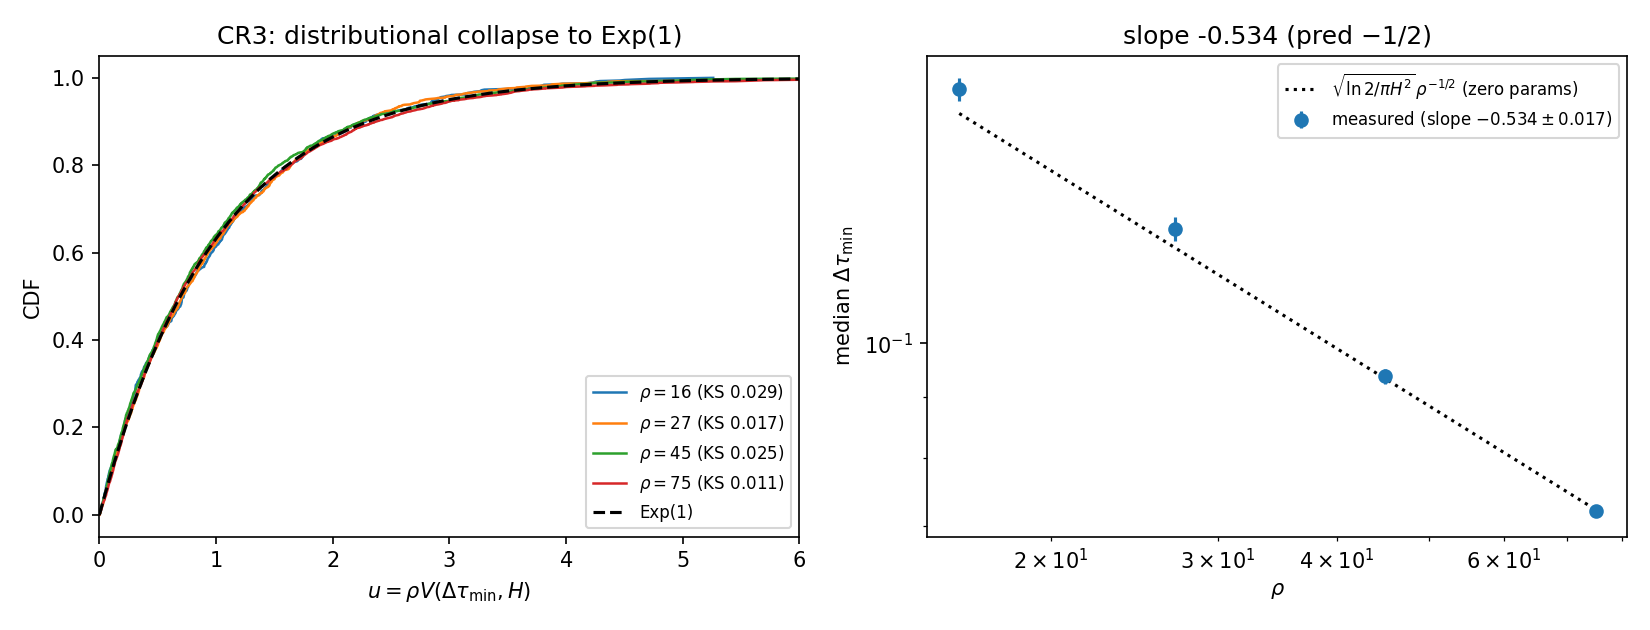

The script that saved this image:
"""CR3 -- the pure constant of the DBI scale X0: extreme-value statistics of
the minimum capped link.

Pre-registered (CROSS_RELATIONS_II.md). X0 = (Dtheta_max/Dtau_min)^2 (C3).
Exact prediction, zero parameters: u = rho * V_cap(Dtau_min, H) is Exp(1)
for every bulk event (Poisson void probability), hence median(u) = ln 2 and,
at leading order, X0 * Dtheta_max^{-2} = 1/Dtau_med^2 = pi rho H^2 / ln 2
(pure constant pi/ln2 ~ 4.532). The exponent is UV (X0 ~ rho, C3 unchanged);
the CONSTANT carries the declared IR regulator H^2 (the sliver hugging the
cone is non-compact; H is frame-dependent and declared -- same status as the
box regulator in LV3).

KILL CRITERIA (pre-registered, from CROSS_RELATIONS_II.md):
  - KS distance between empirical u and Exp(1) > 0.05 at BOTH highest rho; OR
  - median(u)/ln2 outside [0.85, 1.15] at both highest rho; OR
  - exponent q of Dtau_med ~ rho^q with |q + 1/2| > 3 sigma.
Declared caveats: u_i of nearby events weakly correlated (overlapping cones)
-> KS DISTANCE is the criterion, not its p-value; truncation fraction
exp(-rho (pi/3) H^4) must stay < ~1% (rho*(pi/3)H^4 >= 5, satisfied by design).
"""

from __future__ import annotations

import json
from datetime import datetime, timezone
from pathlib import Path

import matplotlib

matplotlib.use("Agg")
import matplotlib.pyplot as plt
import numpy as np

import crii_core as core

HERE = Path(__file__).resolve().parent
LN2 = float(np.log(2.0))
PURE_CONST_PRED = float(np.pi / np.log(2.0))   # pi/ln2 ~ 4.5324


def ks_distance_exp1(u):
    """KS distance between sorted sample u and Exp(1) CDF (distance, not p)."""
    u = np.sort(np.asarray(u))
    n = len(u)
    cdf = 1.0 - np.exp(-u)
    ecdf_hi = np.arange(1, n + 1) / n
    ecdf_lo = np.arange(0, n) / n
    return float(max(np.max(ecdf_hi - cdf), np.max(cdf - ecdf_lo)))


def main():
    rows = []
    per_seed_medians = np.zeros((core.N_SEEDS, len(core.RHOS)))
    pooled_u = {}
    for k, rho in enumerate(core.RHOS):
        u_all, taus_all, n_trunc, n_tot = [], [], 0, 0
        for s in range(core.N_SEEDS):
            pts, bounds = core.sprinkling(k, s)
            taus, trunc = core.min_dtau_capped(pts, bounds)
            n_trunc += trunc
            n_tot += len(taus) + trunc
            u_all.append(rho * core.V_cap(taus, core.H_CAP))
            taus_all.append(taus)
            per_seed_medians[s, k] = float(np.median(taus))
        u = np.concatenate(u_all)
        taus = np.concatenate(taus_all)
        tau_med = float(np.median(taus))
        rows.append({
            "rho": rho,
            "n_bulk_events": int(n_tot),
            "trunc_fraction": n_trunc / max(n_tot, 1),
            "trunc_expected": float(np.exp(-rho * (np.pi / 3) * core.H_CAP ** 4)),
            "ks_distance_exp1": ks_distance_exp1(u),
            "median_u_over_ln2": float(np.median(u)) / LN2,
            "tau_med_pooled": tau_med,
            "pure_const_leading": 1.0 / (tau_med ** 2 * rho * core.H_CAP ** 2 * (1.0 / LN2)),
            "exact_median_check_rhoV_over_ln2":
                float(rho * core.V_cap(tau_med, core.H_CAP) / LN2),
        })
        pooled_u[rho] = u
        print(f"rho={rho:5.0f}  KS={rows[-1]['ks_distance_exp1']:.4f}  "
              f"med(u)/ln2={rows[-1]['median_u_over_ln2']:.4f}  "
              f"trunc={rows[-1]['trunc_fraction']:.4%} "
              f"(exp {rows[-1]['trunc_expected']:.4%})", flush=True)

    # exponent: per-seed log-log fit of median Dtau vs rho -> mean +/- sem
    lr = np.log(np.asarray(core.RHOS))
    qs = [np.polyfit(lr, np.log(per_seed_medians[s]), 1)[0]
          for s in range(core.N_SEEDS)]
    q_mean = float(np.mean(qs))
    q_sem = float(np.std(qs, ddof=1) / np.sqrt(len(qs)))

    two_highest = rows[-2:]
    death_ks = all(r["ks_distance_exp1"] > 0.05 for r in two_highest)
    death_med = all(not (0.85 <= r["median_u_over_ln2"] <= 1.15) for r in two_highest)
    death_exp = abs(q_mean + 0.5) > 3.0 * q_sem
    death = death_ks or death_med or death_exp

    payload = {
        "rows": rows,
        "exponent_q": {"measured": q_mean, "sem": q_sem, "predicted": -0.5,
                       "per_seed": [float(q) for q in qs]},
        "pure_constant": {"predicted_pi_over_ln2": PURE_CONST_PRED,
                          "note": "X0*Dtheta_max^-2 = pi rho H^2/ln2 (leading); "
                                  "exact check is rho*V(tau_med,H)/ln2 = 1"},
        "death": {"any": bool(death), "ks": bool(death_ks),
                  "median": bool(death_med), "exponent": bool(death_exp)},
        "_meta": {"timestamp": datetime.now(timezone.utc).isoformat(),
                  "numpy": np.__version__, "n_seeds": core.N_SEEDS,
                  "H": core.H_CAP, "extent": core.EXTENT,
                  "margin_frac": core.MARGIN_FRAC, "seed_base": core.SEED_BASE},
    }
    (HERE / "CR3_x0_constant_data.json").write_text(json.dumps(payload, indent=2))

    fig, (ax1, ax2) = plt.subplots(1, 2, figsize=(11, 4.2))
    grid = np.linspace(0, 6, 300)
    for rho, u in pooled_u.items():
        uu = np.sort(u)
        ax1.plot(uu, np.arange(1, len(uu) + 1) / len(uu), lw=1.2,
                 label=rf"$\rho={rho:.0f}$ (KS {ks_distance_exp1(u):.3f})")
    ax1.plot(grid, 1 - np.exp(-grid), "k--", lw=1.5, label="Exp(1)")
    ax1.set_xlim(0, 6); ax1.set_xlabel(r"$u=\rho V(\Delta\tau_{\min},H)$")
    ax1.set_ylabel("CDF"); ax1.legend(fontsize=8)
    ax1.set_title("CR3: distributional collapse to Exp(1)")

    med = per_seed_medians.mean(axis=0)
    sem = per_seed_medians.std(axis=0, ddof=1) / np.sqrt(core.N_SEEDS)
    ax2.errorbar(core.RHOS, med, yerr=sem, fmt="o", color="tab:blue",
                 label=rf"measured (slope ${q_mean:.3f}\pm{q_sem:.3f}$)")
    rr = np.array(core.RHOS, float)
    ax2.plot(rr, np.sqrt(LN2 / (np.pi * core.H_CAP ** 2)) * rr ** -0.5, "k:",
             label=r"$\sqrt{\ln 2/\pi H^2}\,\rho^{-1/2}$ (zero params)")
    ax2.set_xscale("log"); ax2.set_yscale("log")
    ax2.set_xlabel(r"$\rho$"); ax2.set_ylabel(r"median $\Delta\tau_{\min}$")
    ax2.set_title(f"slope {q_mean:.3f} (pred −1/2)"); ax2.legend(fontsize=8)
    fig.tight_layout()
    fig.savefig(HERE / "CR3_x0_constant.png", dpi=150)

    print(json.dumps({"exponent_q": payload["exponent_q"]["measured"],
                      "sem": q_sem, "death": payload["death"]}, indent=2))


if __name__ == "__main__":
    main()
